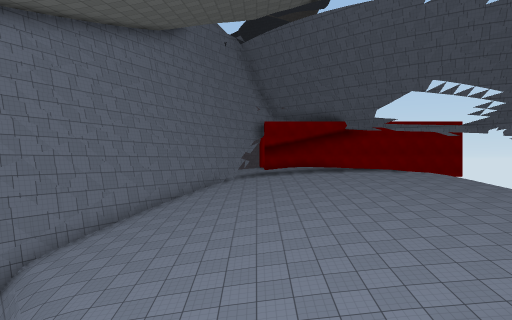
view 1 (above)

19 first-person views from a walk through a 3-D level made in the Unity game engine. The camera is 1.4 m above the floor, looks level and sees 75° across. The floor is counted in squares, 2 m on a side. Each view is taken from the middle of a square. On the plan, view 1 faces up. The plan holds only what a view shows up to about 10 squares ahead; the rest is blank. The place goes on beyond the plan. The player is left out. Surface patterns are stand-ins for the level's own textures.

view 2
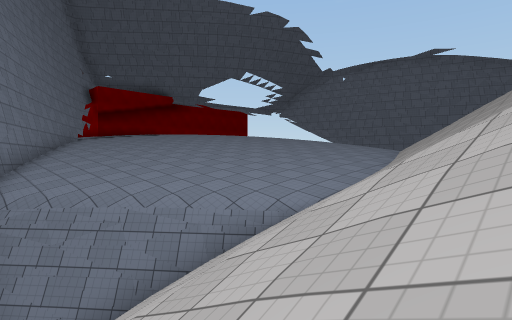

view 3
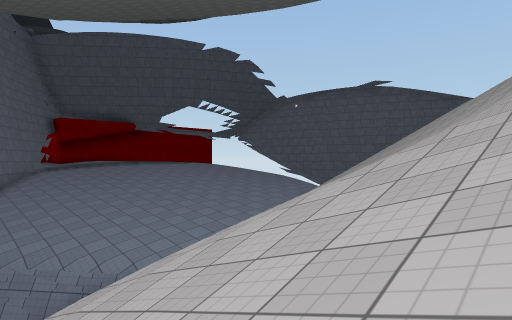

view 4
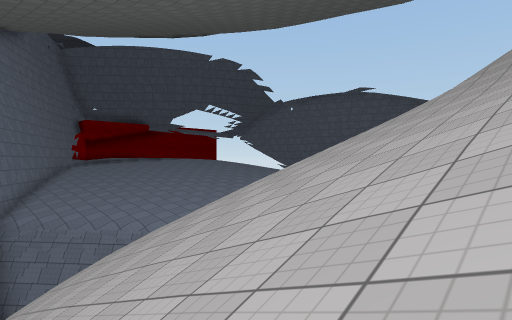

view 5
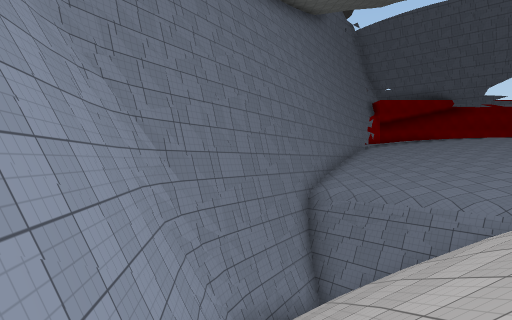

view 6
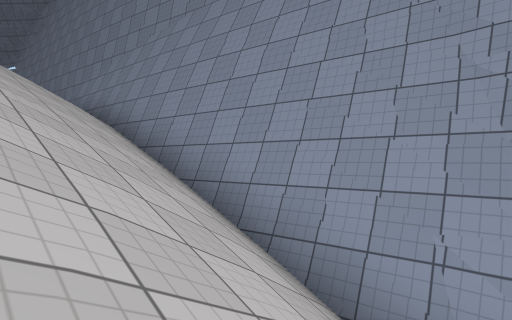

view 7
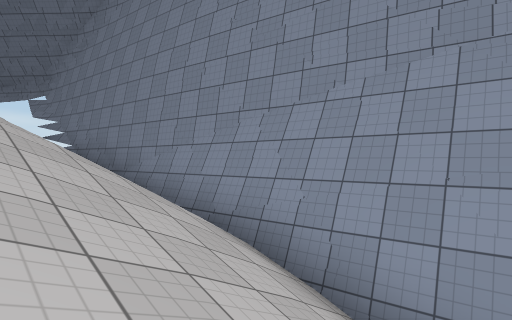

view 8
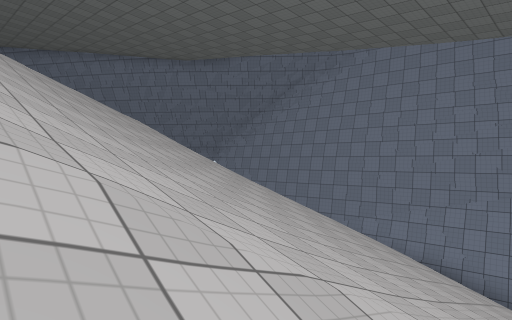

view 9
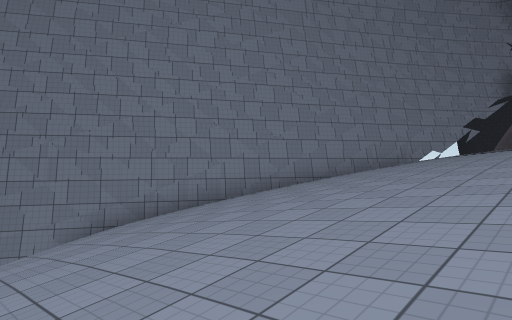

view 10
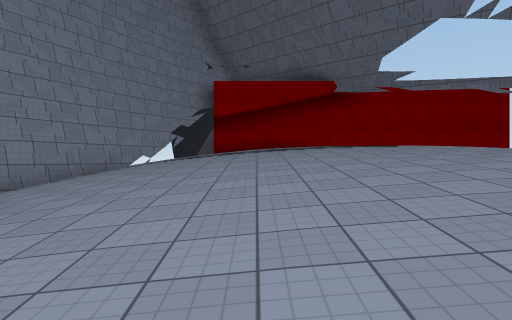

view 11
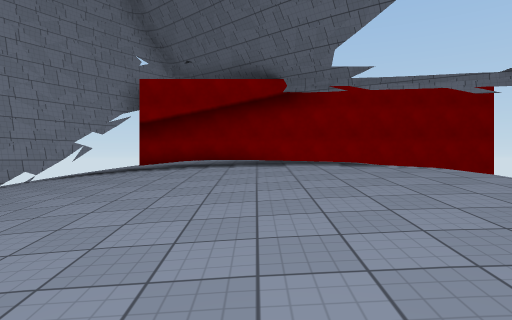

view 12
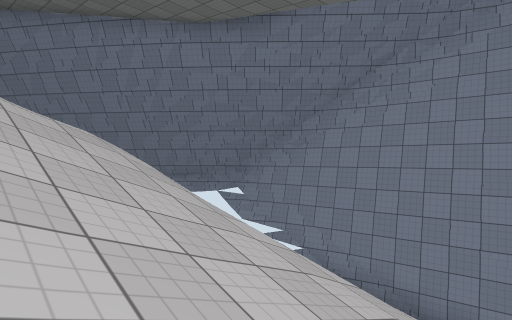

view 13
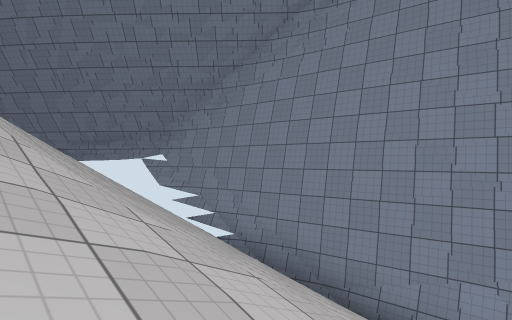

view 14
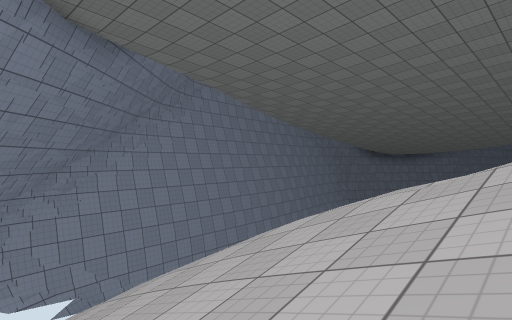

view 15
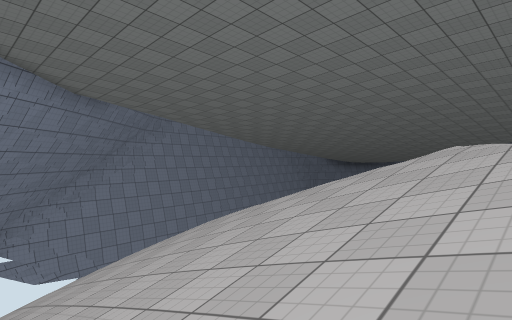

view 16
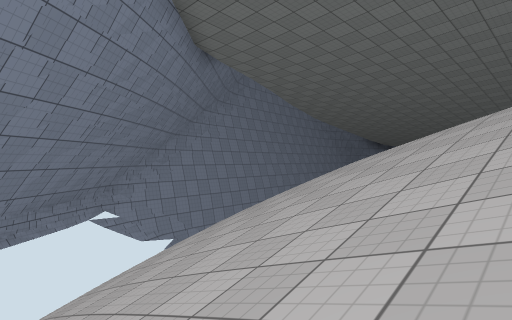

view 17
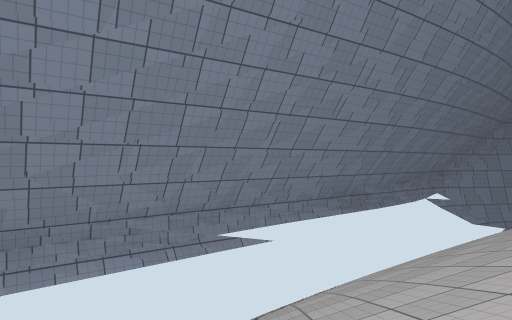

view 18
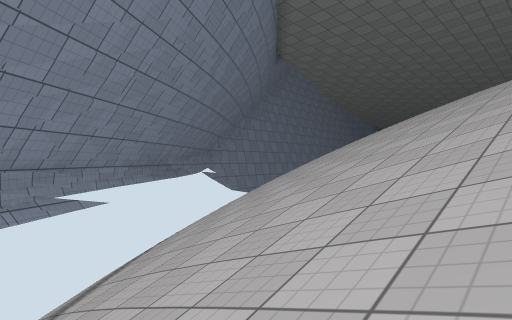

view 19
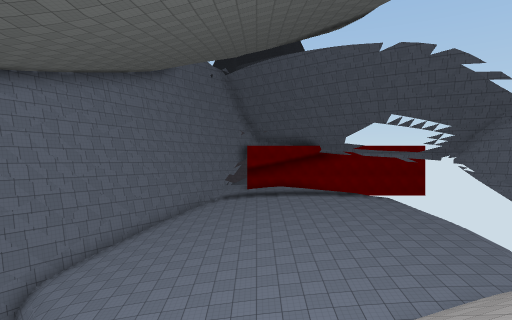

### Floor plan
Key: @ floor where view 1 was taken; # wall or solid block; x gap in a wall; . main floor; : floor 0.25 m higher than the main floor; - floor 0.5 m lower than the main floor; + floor 0.75 m higher than the main floor; _ floor 0.75 m lower than the main floor; * floor 1.25 m higher than the main floor; < floor 1.25 m lower than the main floor; ( floor 1.75 m lower than the main floor; ! floor 2 m lower than the main floor; % floor 10.25 m higher than the main floor; / step, stairs or slope; = window, fence, low wall or low ledge; v drop or lower ground.
Columns run from 8 left of view 1 to 8 right of it. Each row starts with its distance up from view 1.
 16       ##
 15      ##:++
 14      #..:++**
 13     ##..:++++**
 12     #_-..:++++++
 11    ##__-..:+++++
 10    #(<_-...::+++
  9   ##((__-...::::
  8   #//(<__-....../
  7   #//((<__--..../
  6   ##//((<___----
  5  ####=/((<_____/
  4 ##/ /=/!(((<///
  3 #/////////////
  2 #//////  /////
  1 #/////    ////
  0 #////// @ /////
 -1 #//////// /////
 -2 #/////////////
 -3 #///////////
 -4 #///////////
 -5 #//////////
 -6 #//////////
 -7 # ////////
 -8 #/////////
 -9 #/////////
-10 #/////////
-11 #/////////%
-12 #//////////%
-13 # //////////
-14 v# /////////
-15     ////////
-16     ////// /
-17     //////
-18      //////
-19     x//////
-20     v#/////
-21     ## ////
-22           /

Positions as (right, up) in squares from view 1, and headings:
1: (0, 0), facing up
2: (-6, 0), facing up-right
3: (-5, -3), facing up-right
4: (-7, -5), facing up-right
5: (-7, -2), facing up
6: (-5, 3), facing down-left
7: (-5, -2), facing down-left
8: (2, -2), facing down-left
9: (2, 5), facing up-left
10: (2, 6), facing up
11: (4, 8), facing up
12: (-1, -7), facing down-left
13: (-3, -6), facing down-left
14: (0, -15), facing up-left
15: (3, -16), facing up-left
16: (1, -18), facing up-left
17: (2, -20), facing left
18: (2, -22), facing up-left
19: (1, -2), facing up
